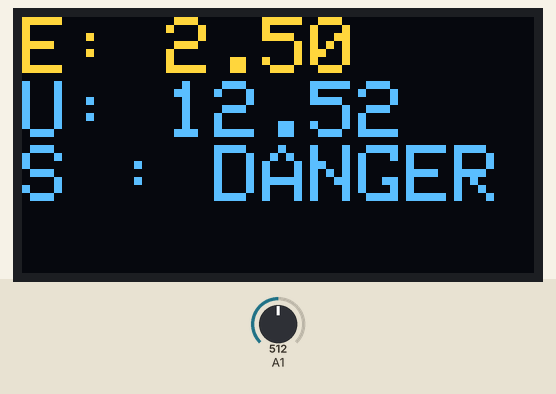
A sketch run on a simulated Arduino Uno, built with avr-gcc and run on an emulated ATmega328P. Parts: 128×64 one-colour display. The test bench sets the inputs (shaded band); at power-on: A1 = 512. The OLED is the two-colour kind (top 16 rows yellow); what the sketch prints to the serial monitor is not drawn.

Above: at 10.8 s.
10.9 s: A1 set to 716
At 21.0 s:
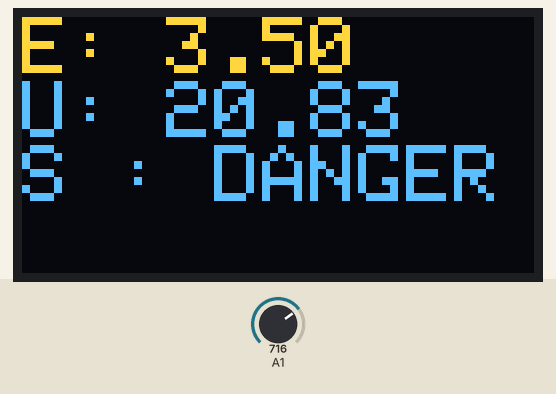
21.6 s: A1 set to 482
At 31.0 s:
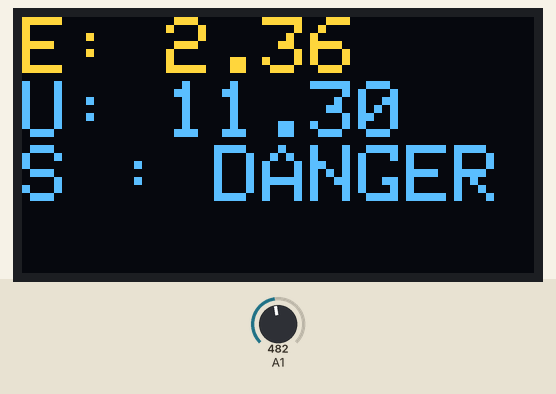
31.6 s: A1 set to 459
At 40.9 s:
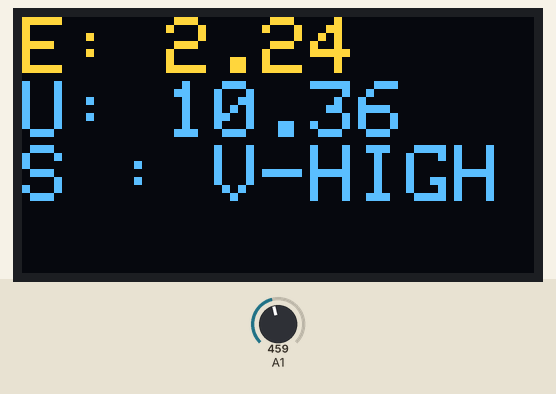
41.6 s: A1 set to 419
At 50.9 s:
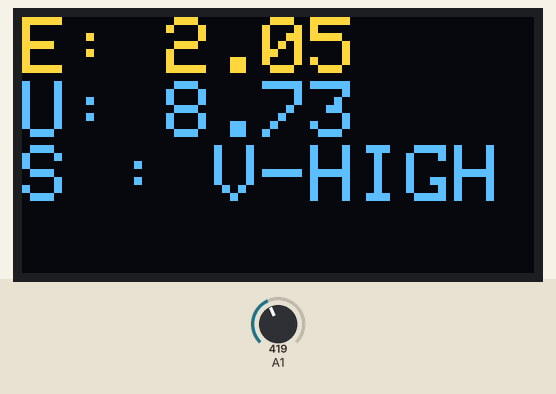
51.7 s: A1 set to 390
At 60.8 s:
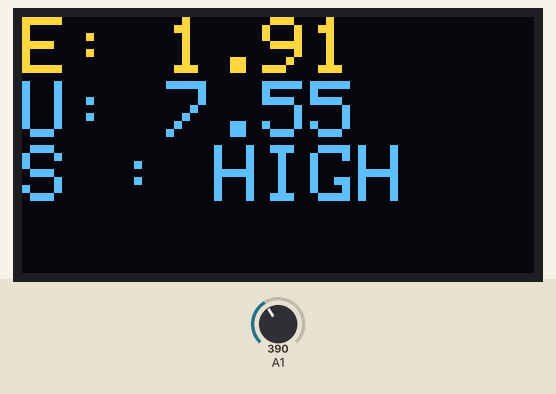
61.7 s: A1 set to 359
At 70.8 s:
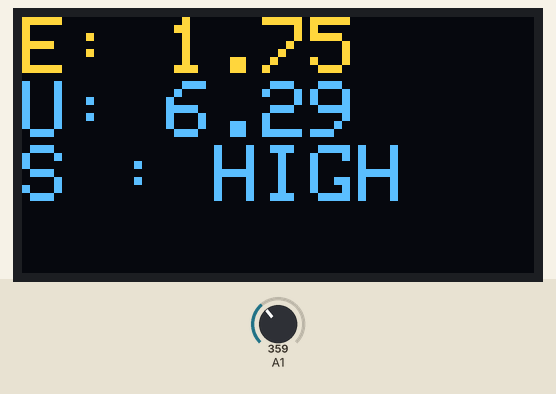
71.7 s: A1 set to 334
Timing chart, 0 to 74.7 s (numbered marks = the images above; inputs shaded):
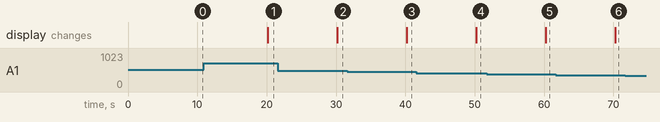

Measured:
- the behaviour switches between 475 and 474 on A1 (found by bisection; images 2 and 3)
- the behaviour switches between 402 and 401 on A1 (found by bisection; images 4 and 5)
- after the input at 10.9 s, the display: changes after 9.2 s (image 1)
- after the input at 21.6 s, the display: changes after 8.6 s (image 2)
- after the input at 31.6 s, the display: changes after 8.6 s (image 3)
- after the input at 41.6 s, the display: changes after 8.6 s (image 4)
- after the input at 51.7 s, the display: changes after 8.5 s (image 5)
- after the input at 61.7 s, the display: changes after 8.6 s (image 6)

The sketch:

uvSensor_NJU7043D_1306.ino
```cpp
// (licence header left out)
/************************
  UV intensity meter.
************************/

#include <Wire.h>
#include<Adafruit_GFX.h>
#include<Adafruit_SSD1306.h>

#define SCREEN_WIDTH 128 // OLED display width, in pixels
#define SCREEN_HEIGHT 64 // OLED display height, in pixels
#define OLED_RESET     4

String uv_strength_str = "";        // L:low(0-3), M(3-6), H(6-8), VH(8-11), DANGER(11-)
Adafruit_SSD1306 display(SCREEN_WIDTH, SCREEN_HEIGHT, &Wire, OLED_RESET);

/*
   convert voltaaage to UV intensity value(mW/cm2).
*/
float convertToUVintensity(float y) {
  /* from data sheet
     y=ax+b, x=(y-b)/a
     a: 15.0/(2.8-1.0)
     b: 1.0 */
  float a = (2.8 - 1.0) / 15;
  float b = 1.0;
  float x = (y - b) / a;
  return x;
}

void getUVString(float uvLevel) {
  if (uvLevel < 3) {  // Low level
    uv_strength_str = "LOW  ";
  }
  else if (3 <= uvLevel && uvLevel < 6) {
    uv_strength_str = "MID   ";
  }
  else if (6 <= uvLevel && uvLevel < 8) {
    uv_strength_str = "HIGH  ";
  }
  else if (8 <= uvLevel && uvLevel < 11) {
    uv_strength_str = "V-HIGH";
  }
  else if (11 <= uvLevel) {
    uv_strength_str = "DANGER";
  }
  else {
    uv_strength_str = " undef";
  }
}


void setup() {
  Serial.begin(112500);
  display.begin(SSD1306_SWITCHCAPVCC, 0x3C);
}


void loop() {
  display.clearDisplay();
    display.setTextSize(2);
  // 出力する文字の色
  display.setTextColor(WHITE);
  //  display.setCursor(0,1);

  int val = analogRead(1);                        // read out value of UV signal in analog scale(0-1023)
  float voltage = 5.0 * val / 1023;;              // calculated voltage value(0-5V)
  float uvLevel = convertToUVintensity(voltage);  // intensity value of UV
  String uv_str1 = "";                            // display string of UV information(1st line)
  String uv_str2 = "";                            // display string of UV information(2nd line)

  Serial.print("analog val: " + (String)val);
  Serial.print(" Volgate: " + (String)voltage);
  Serial.println(" UV intensity: " + (String)uvLevel);

  getUVString(uvLevel);

  //uv_str1 = "S: " + (String)val + "   V: " + (String)voltage;
  uv_str1 = "E: " + (String)voltage;
  //uv_str2 = "U: " + (String)uvLevel + uv_strength_str;
  uv_str2 = "U: " + (String)uvLevel;

  display.setCursor(0, 0);
  display.println(uv_str1);
  //display.setCursor(0,16);
  display.println(uv_str2);
  display.println("S : " + uv_strength_str);
  display.display();

  delay(10000);

}
```
